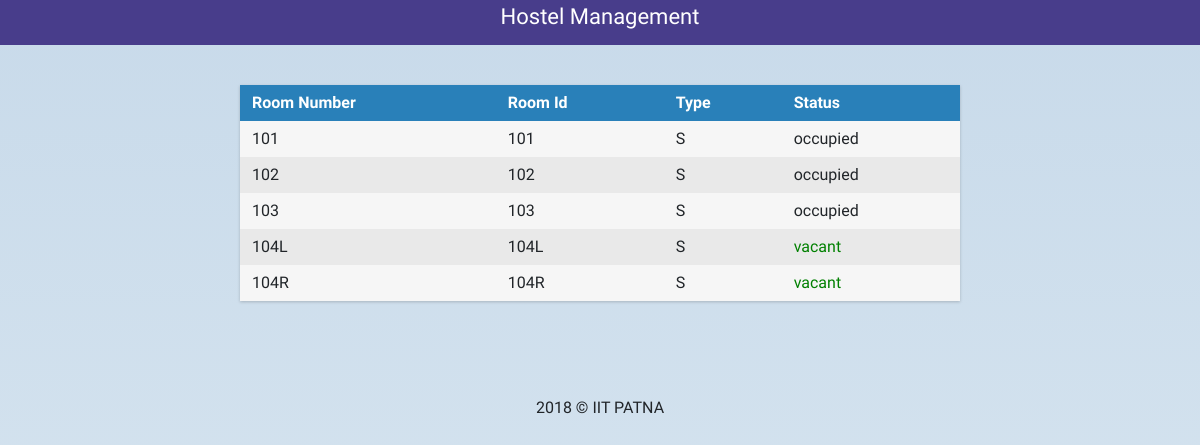
The app's page /hostels/A/ with its own data.
### selection/models.py (models this page shows, shortened)
class Room(models.Model):
    room_choice = [('S', 'Single Occupancy'), ('D', 'Double Occupancy'), ('P', 'Reserved for Research Scholars'),('B', 'Both Single and Double Occupancy')]
    no = models.CharField(max_length=5)
    name = models.CharField(max_length=10)
    room_type = models.CharField(choices=room_choice, max_length=1, default=None)
    vacant = models.BooleanField(default=False)
    hostel = models.ForeignKey('Hostel', on_delete=models.CASCADE)
    repair = models.CharField(max_length=100, blank=True)

### selection/views.py (the view)
# urls.py: path('hostels/<slug:hostel_name>/', views.hostel_detail_view, name='hostel'),
def hostel_detail_view(request, hostel_name):
    try:
        this_hostel = Hostel.objects.get(name=hostel_name)
    except Hostel.DoesNotExist:
        raise Http404("Invalid Hostel Name")
    context = {
        'hostel': this_hostel,
        'rooms': Room.objects.filter(
            hostel=this_hostel).order_by('name')}
    return render(request, 'hostels.html', context)

### selection/templates/hostels.html
{% extends 'base.html' %}
{% block content %}
    <div class="wrapper">
        <div class="table">
            <div class="row header">
                <div class="cell">
                    Room Number
                </div>
                <div class="cell">
                    Room Id
                </div>
                <div class="cell">
                    Type
                </div>
                <div class="cell">
                    Status
                </div>
            </div>
            {% for room in rooms %}
                <div class="row">
                    <div class="cell" data-title="Number">
                        {{ room.no }}
                    </div>
                    <div class="cell" data-title="Name">
                        {{ room.name }}
                    </div>
                    <div class="cell" data-title="Type">
                        {{ room.room_type }}
                    </div>
                    <div class="cell" style="{% if room.vacant %} color: green {% endif %}" data-title="Status">
                        {% if room.vacant %} vacant {% else %} occupied {% endif %}
                    </div>
                </div>
            {% endfor %}
        </div>
    </div>
{% endblock content %}

### selection/static/selection/style.css (style rules this page uses)
body { font-family: 'Inconsolata', sans-serif; font-style: normal; font-weight: 200; margin: 0px; background: linear-gradient(#c8daea, #dae7f1);  }
* { box-sizing: border-box; }
.row { margin-top:20px; }
.wrapper { margin: 0 auto; padding: 40px; max-width: 800px; }
.table { margin: 0 0 40px 0; width: 100%; box-shadow: 0 1px 3px rgba(0, 0, 0, 0.2); display: table; }
.row { display: table-row; background: #f6f6f6; }
.row:nth-of-type(odd) { background: #e9e9e9; }
.row.header { font-weight: 900; color: #ffffff; background: #2980b9; }
.cell { white-space: nowrap; padding: 6px 12px; display: table-cell; }

### records on screen
Room: no "101", name "101", room_type "S", vacant "occupied"
Room: no "102", name "102", room_type "S", vacant "occupied"
Room: no "103", name "103", room_type "S", vacant "occupied"
Room: no "104L", name "104L", room_type "S", vacant "vacant"
Room: no "104R", name "104R", room_type "S", vacant "vacant"
